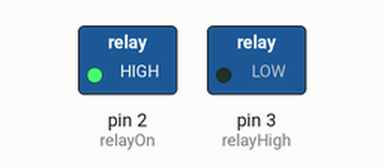
The sketch below on a simulated Arduino Uno, built with avr-gcc and run on an emulated ATmega328P. Parts: switched loads named in the sketch (green lamp = pin HIGH).

Above: at 0.5 s.
At 1.5 s:
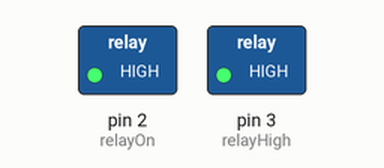
At 3.5 s:
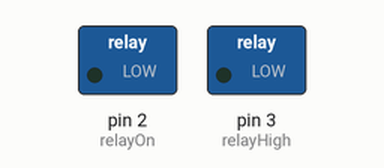
Timing chart, 0 to 5.2 s (numbered marks = the images above):
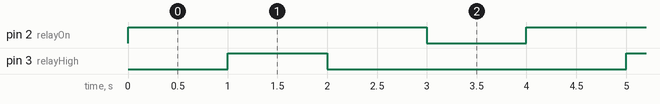

Measured:
- by itself, pin 2 (relayOn): alternates HIGH for 3.0 s and LOW for 1.0 s
- by itself, pin 3 (relayHigh): alternates HIGH for 1.0 s and LOW for 3.0 s
- by itself, everything shown: repeats every 4.0 s, in 4 steps

The sketch:

Relay_Test.ino
```cpp
int relayOn = 2;
int relayHigh = 3;


void setup() {

  pinMode(relayOn, OUTPUT);
  pinMode(relayHigh, OUTPUT);
  digitalWrite(relayOn, LOW);
  digitalWrite(relayHigh, LOW);

}

void loop() {
  // put your main code here, to run repeatedly:
  digitalWrite(relayOn, HIGH);
  delay(1000);
  digitalWrite(relayHigh, HIGH);
  delay(1000);
  digitalWrite(relayHigh, LOW);
  delay(1000);
  digitalWrite(relayOn, LOW);
  delay(1000);
}
```
